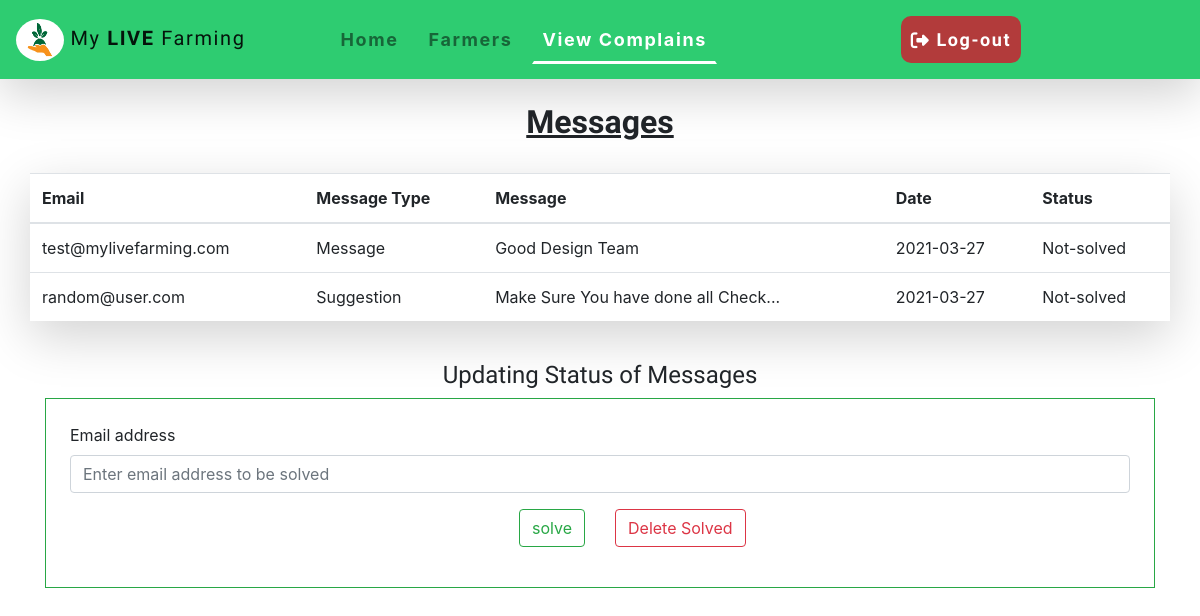
The page /admin/complaint.php on the database its author committed.
### tables this page shows
CREATE TABLE `complaint` (
  `email` varchar(60) NOT NULL,
  `message_type` varchar(50) NOT NULL,
  `message` varchar(255) NOT NULL,
  `date` date NOT NULL DEFAULT current_timestamp(),
  `status` varchar(60) NOT NULL DEFAULT 'Not-solved'
);

### admin/complaint.php (the view, shortened to what this page needs)
<?php
require_once('../config/dbconnect.php');
?>
<!DOCTYPE html>
<html>
<head>
	<link rel="stylesheet" href="https://maxcdn.bootstrapcdn.com/bootstrap/4.5.2/css/bootstrap.min.css">
	<link rel="stylesheet" href="../CSS/index.css">
	<link rel="stylesheet" href="../CSS/admin.css">
</head>
<body>
<nav class=" bg navbar navbar-expand-lg navbar-light sticky-top shadow-lg" role="navigation">
	<a class="navbar-brand" href="../index.php"><img class=" d-inline-block align-center rounded-circle" src="../images/logo.jpg" alt="logo" width="117px" height="80px" title="Logo"><span class="mr-5" style="font-family:'Reggae One', cursive;"> My <span class="font-weight-bold">LIVE</span> Farming</span></a>
	<div class="collapse navbar-collapse justify-content-between" id="navbarResponsive">
		<ul class="navbar-nav mr-auto">
			<li ><a class="nav-link" href="../index.php"> Home </a></li>
			<li ><a class="nav-link" href="farmer_table.php">Farmers</a></li>
			<li ><a class="nav-link active" href="complaint.php">View Complains</a></li>
		</ul>
		<ul class="navbar-nav mr-auto align-right">
			<li class="nav-item"><a class="nav-link links" style="background-color: #b23b3b;color: white!important;border-radius: 10px;" href="adminpage.php?logout=true"><i class="fas fa-sign-out-alt"></i> Log-out</a></li>
		</ul>
	</div>
</nav>
<h2 class="text-center font-weight-bold font py-4"><u>Messages</u></h2>
<div class="container">
	<div class="row">
		<table class="table table-hover shadow-lg">
			<thead>
				<tr>
					<th>Email</th>
					<th>Message Type</th>
					<th>Message</th>
					<th>Date</th>
					<th>Status</th>
				</tr>
			</thead>
			<tbody>
				<?php
				$stmt=$db->prepare("SELECT * FROM complaint");
				$stmt->execute();
				$complaint = $stmt->fetchAll();
				foreach ($complaint as $complaint){
				    ?>
				    <tr>
				    	<td>
				    	<?php
				    	   echo $complaint['email'];
				    	?>
				    	</td>
				    	<td>
				    	<?php
				    	   echo $complaint['message_type'];
				    	?>
				    	</td>
				    	<td>
				    	<?php
				    	   echo $complaint['message'];
				    	?>
				    	</td>
				    	<td>
				    	<?php
				    	   echo $complaint['date'];
				    	?>
				    	</td>
				    	<td>
				    	<?php
				    	   echo $complaint['status'];
				    	?>
				    	</td>
				    </tr>
				<?php
				}
				?>
				</tbody>
			</table>
		</div>
		<div class="my-4">
			<h4 class="text-center font" id="msg"> Updating Status of Messages</h4>
			<form class="border border-success py-4 px-4" action="complaint.php" method="post">
  				<div class="form-group">
   					<label for="email">Email address</label>
    				<input type="email" class="form-control" name="email" id="email" placeholder="Enter email address to be solved">
  				</div>
  				<div class="row mt-3">
  				<div class="form-group text-right col-md-6">
  					<input type="submit" name="solve" id="solve" class="btn btn-outline-success" value="solve">
  				</div>
  				<div class="form-group text-left col-md-6">
  					<input type="submit" name="delete" id="delete" class="btn btn-outline-danger" value="Delete Solved">
  				</div>
  				</div>
			</form>
		</div>
	</div>
</body>
</html

### CSS/index.css (style rules this page uses)
i { vertical-align: middle; }
.links { text-decoration: none; color:white; }
.bg { background-color: #2ECC71; color: black; }
.navbar-light .navbar-nav .nav-link { font-size:18px; font-weight: 700; }
.navbar-expand-lg .navbar-nav { padding-right: 1rem!important; padding-left: 1rem!important; }
.navbar { letter-spacing:.1rem; }
.nav-item { padding:.5rem; font-family: 'Comfortaa', cursive; }
.navbar img { width: 4vw; height: 3.5vw; }
.nav-link.active { color:white!important; border-bottom: 3px solid white; }
.nav-link { margin: 0 5px; border: 2px solid transparent; transition: border .5s ease; }
.font { font-family: 'Comfortaa', cursive!important; }

### rows shown on the page
complaint: email "test@mylivefarming.com", message_type "Message", message "Good Design Team", date "2021-03-27", status "Not-solved"
complaint: email "random@user.com", message_type "Suggestion", message "Make Sure You have done all Check...", date "2021-03-27", status "Not-solved"
